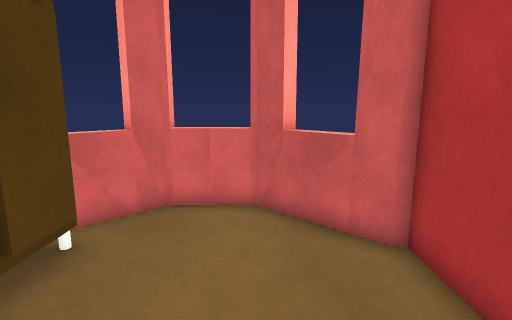
view 1 (above)

16 first-person views from a walk through a Unity game level. The camera is 1.4 m above the floor, tilts 10° down and sees 80° across. Doors are open. The floor is counted in squares, 0.5 m on a side. Each view is taken from the middle of a square. On the plan, view 1 faces up. The plan holds only what a view shows up to about 20 squares ahead; the rest is blank. The place goes on beyond the plan. The player is left out. Surface patterns are stand-ins for the level's own textures.

view 2
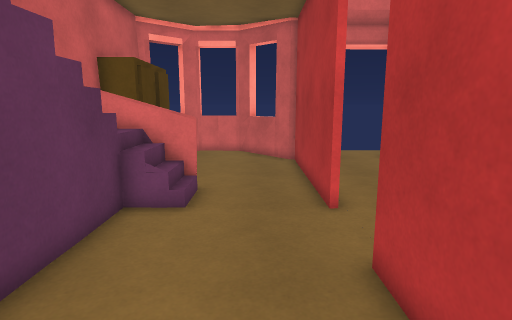

view 3
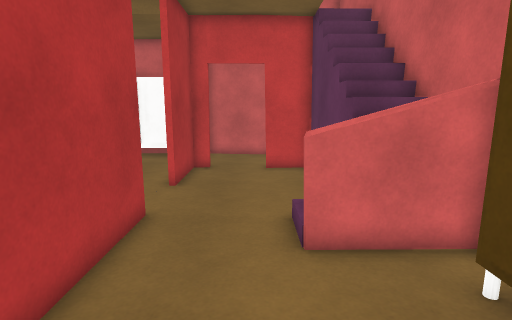

view 4
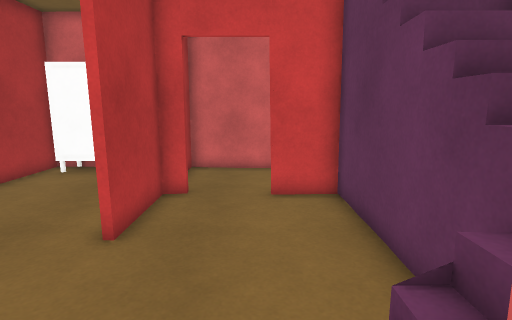

view 5
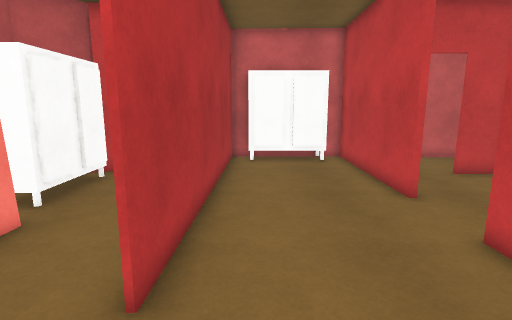

view 6
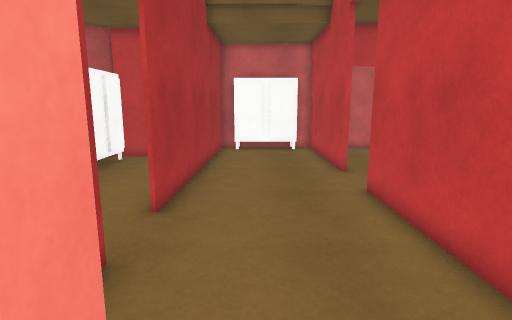

view 7
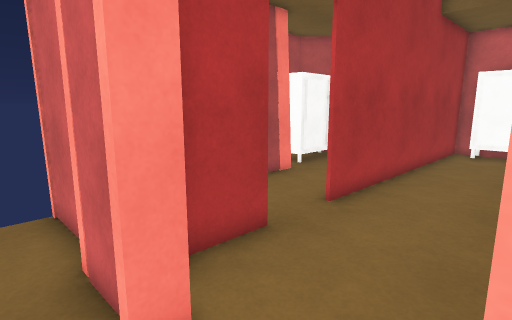

view 8
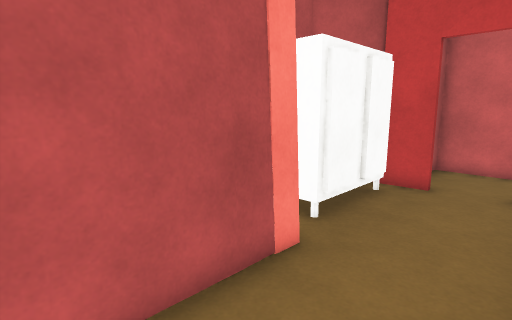

view 9
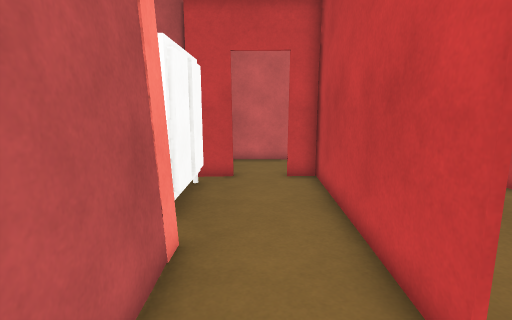

view 10
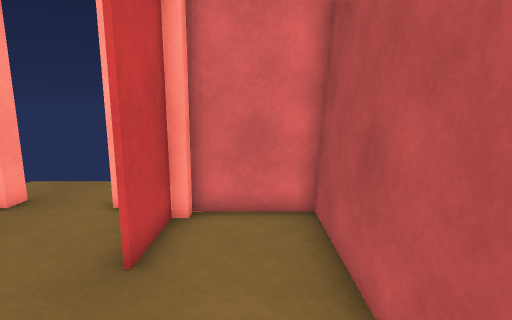

view 11
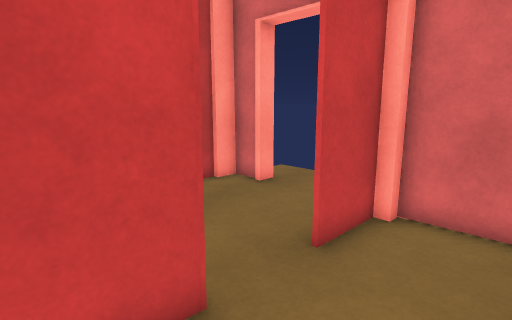

view 12
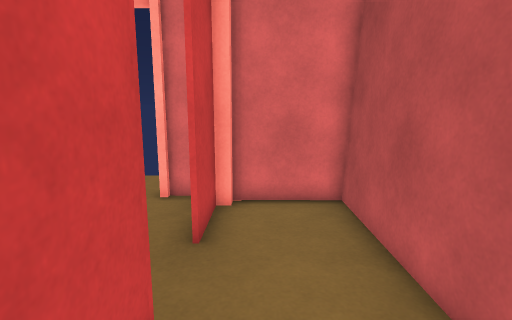

view 13
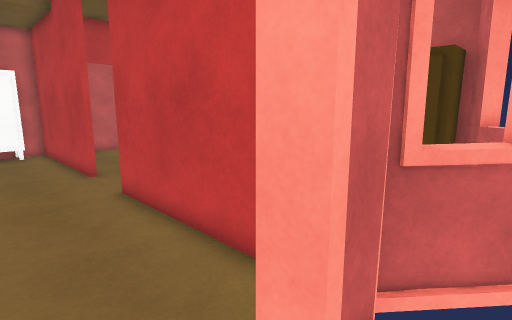

view 14
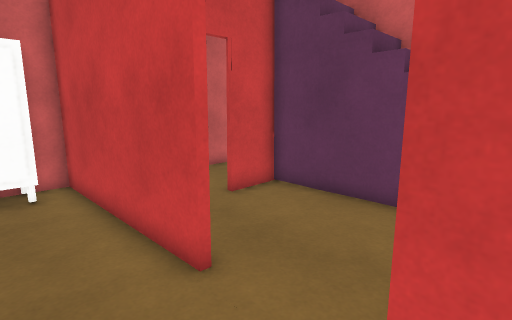

view 15
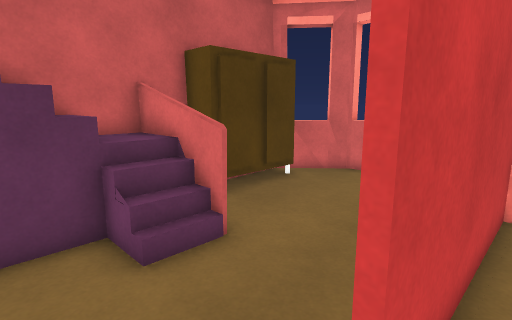

view 16
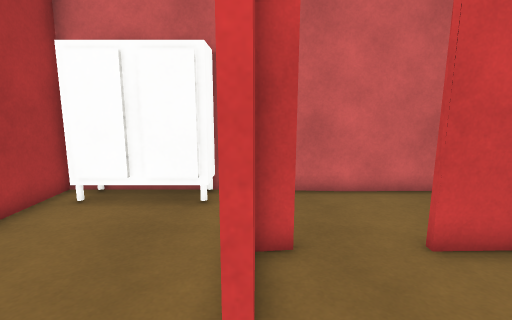

### Floor plan
Key: @ floor where view 1 was taken; # wall or solid block; . main floor; : floor 1 m higher than the main floor; + floor 1.5 m higher than the main floor; * floor 1.75 m higher than the main floor; / step, stairs or slope; D open door; = window, fence, low wall or low ledge; C cabinet.
Columns run from 5 left of view 1 to 15 right of it. Each row starts with its distance up from view 1.
  8   ##=### ..... ....
  7 ###...=####DD###...
  6 ##.....####DDD######
  5  CC.....#......#...#
  4   C.....#......#...#
  3   C.....#......#...#
  2 #CC.....#..........#
  1 # ......#..........#
  0 #*+/=@..#......#...#
 -1 #:://...#......#...#
 -2 #////..........#...#
 -3 #//............#...#
 -4 #//............#...CC
 -5 #/#........... #...C
 -6 #/#.....#.....##...C
 -7 #/=.....#.....##...C
 -8 #  .....#.....##...C
 -9 #  ##...#.....##..##
-10    .....#.....# ...
-11    .....#.CCCC# ...
-12   ......#CCCCC# ...
-13  #########C  C######

Positions as (right, up) in squares from view 1, and headings:
1: (0, 0), facing up
2: (1, -10), facing up
3: (0, 6), facing down
4: (0, 1), facing down
5: (8, 4), facing down
6: (7, 8), facing down
7: (5, 8), facing down-right
8: (10, 2), facing down-right
9: (12, 3), facing down
10: (12, -2), facing up
11: (13, -2), facing up-left
12: (11, -3), facing up
13: (7, 8), facing down-left
14: (6, -1), facing down-left
15: (4, -4), facing up-left
16: (3, -3), facing down
